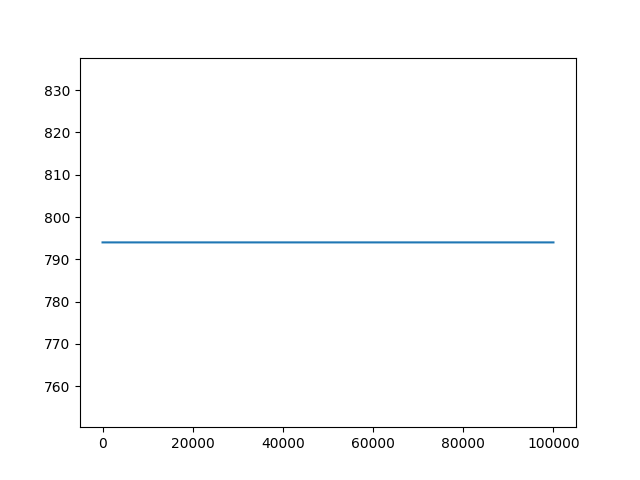

Generate this figure with Python:
import numpy as np
import tskit 
import matplotlib.pyplot as plt

ts = tskit.load("./overlay_II.trees")
ts = ts.simplify()

height_for_pos = np.zeros(int(ts.sequence_length))

for tree in ts.trees():
    mean_height = np.mean([tree.time(root) for root in tree.roots])
    left, right = map(int, tree.interval)
    height_for_pos[left: right] = mean_height

print(height_for_pos.shape)
np.savetxt("heights.gz", height_for_pos)
plt.plot(height_for_pos)
plt.savefig('trees.png')
